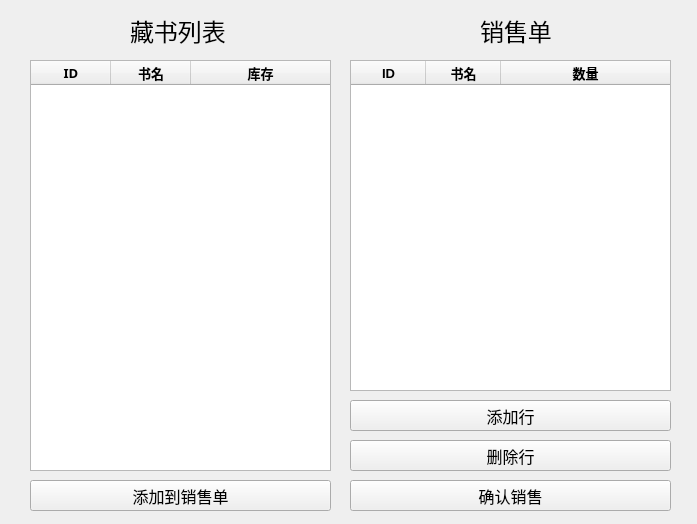
<?xml version="1.0" encoding="UTF-8"?>
<ui version="4.0">
 <class>win_xiaoshou</class>
 <widget class="QDialog" name="win_xiaoshou">
  <property name="geometry">
   <rect>
    <x>0</x>
    <y>0</y>
    <width>697</width>
    <height>524</height>
   </rect>
  </property>
  <property name="windowTitle">
   <string>销售</string>
  </property>
  <widget class="QTableWidget" name="book_table">
   <property name="geometry">
    <rect>
     <x>30</x>
     <y>60</y>
     <width>301</width>
     <height>411</height>
    </rect>
   </property>
   <property name="sizePolicy">
    <sizepolicy hsizetype="Fixed" vsizetype="Fixed">
     <horstretch>0</horstretch>
     <verstretch>0</verstretch>
    </sizepolicy>
   </property>
   <property name="autoScrollMargin">
    <number>16</number>
   </property>
   <property name="editTriggers">
    <set>QAbstractItemView::NoEditTriggers</set>
   </property>
   <attribute name="horizontalHeaderCascadingSectionResizes">
    <bool>false</bool>
   </attribute>
   <attribute name="horizontalHeaderMinimumSectionSize">
    <number>25</number>
   </attribute>
   <attribute name="horizontalHeaderDefaultSectionSize">
    <number>80</number>
   </attribute>
   <attribute name="horizontalHeaderShowSortIndicator" stdset="0">
    <bool>false</bool>
   </attribute>
   <attribute name="horizontalHeaderStretchLastSection">
    <bool>true</bool>
   </attribute>
   <attribute name="verticalHeaderHighlightSections">
    <bool>true</bool>
   </attribute>
   <attribute name="verticalHeaderStretchLastSection">
    <bool>false</bool>
   </attribute>
   <column>
    <property name="text">
     <string>ID</string>
    </property>
    <property name="font">
     <font>
      <family>微软雅黑</family>
      <pointsize>10</pointsize>
      <weight>75</weight>
      <bold>true</bold>
     </font>
    </property>
   </column>
   <column>
    <property name="text">
     <string>书名</string>
    </property>
    <property name="font">
     <font>
      <family>微软雅黑</family>
      <pointsize>10</pointsize>
      <weight>75</weight>
      <bold>true</bold>
     </font>
    </property>
   </column>
   <column>
    <property name="text">
     <string>库存</string>
    </property>
    <property name="font">
     <font>
      <family>微软雅黑</family>
      <pointsize>10</pointsize>
      <weight>75</weight>
      <bold>true</bold>
     </font>
    </property>
   </column>
  </widget>
  <widget class="QLabel" name="hint_book_table">
   <property name="geometry">
    <rect>
     <x>130</x>
     <y>0</y>
     <width>111</width>
     <height>61</height>
    </rect>
   </property>
   <property name="font">
    <font>
     <family>Microsoft YaHei</family>
     <pointsize>18</pointsize>
    </font>
   </property>
   <property name="text">
    <string>藏书列表</string>
   </property>
  </widget>
  <widget class="QPushButton" name="book_table_btn">
   <property name="geometry">
    <rect>
     <x>30</x>
     <y>480</y>
     <width>301</width>
     <height>31</height>
    </rect>
   </property>
   <property name="font">
    <font>
     <family>微软雅黑</family>
     <pointsize>12</pointsize>
    </font>
   </property>
   <property name="text">
    <string>添加到销售单</string>
   </property>
   <property name="autoDefault">
    <bool>false</bool>
   </property>
  </widget>
  <widget class="QTableWidget" name="xiaoshou_table">
   <property name="geometry">
    <rect>
     <x>350</x>
     <y>60</y>
     <width>321</width>
     <height>331</height>
    </rect>
   </property>
   <property name="rowCount">
    <number>0</number>
   </property>
   <property name="columnCount">
    <number>3</number>
   </property>
   <attribute name="horizontalHeaderDefaultSectionSize">
    <number>75</number>
   </attribute>
   <attribute name="horizontalHeaderShowSortIndicator" stdset="0">
    <bool>false</bool>
   </attribute>
   <attribute name="horizontalHeaderStretchLastSection">
    <bool>true</bool>
   </attribute>
   <column>
    <property name="text">
     <string>ID</string>
    </property>
    <property name="font">
     <font>
      <pointsize>10</pointsize>
      <weight>75</weight>
      <bold>true</bold>
     </font>
    </property>
   </column>
   <column>
    <property name="text">
     <string>书名</string>
    </property>
    <property name="font">
     <font>
      <family>微软雅黑</family>
      <pointsize>10</pointsize>
      <weight>75</weight>
      <bold>true</bold>
     </font>
    </property>
   </column>
   <column>
    <property name="text">
     <string>数量</string>
    </property>
    <property name="font">
     <font>
      <pointsize>10</pointsize>
      <weight>75</weight>
      <bold>true</bold>
     </font>
    </property>
   </column>
  </widget>
  <widget class="QPushButton" name="xiaoshou_table_addrow_btn">
   <property name="geometry">
    <rect>
     <x>350</x>
     <y>400</y>
     <width>321</width>
     <height>31</height>
    </rect>
   </property>
   <property name="font">
    <font>
     <family>微软雅黑</family>
     <pointsize>12</pointsize>
    </font>
   </property>
   <property name="text">
    <string>添加行</string>
   </property>
   <property name="autoDefault">
    <bool>false</bool>
   </property>
  </widget>
  <widget class="QPushButton" name="xiaoshou_table_removerow_btn">
   <property name="geometry">
    <rect>
     <x>350</x>
     <y>440</y>
     <width>321</width>
     <height>31</height>
    </rect>
   </property>
   <property name="font">
    <font>
     <family>微软雅黑</family>
     <pointsize>12</pointsize>
    </font>
   </property>
   <property name="text">
    <string>删除行</string>
   </property>
   <property name="autoDefault">
    <bool>false</bool>
   </property>
  </widget>
  <widget class="QPushButton" name="xiaoshou_table_xiaoshou_btn">
   <property name="geometry">
    <rect>
     <x>350</x>
     <y>480</y>
     <width>321</width>
     <height>31</height>
    </rect>
   </property>
   <property name="font">
    <font>
     <family>微软雅黑</family>
     <pointsize>12</pointsize>
    </font>
   </property>
   <property name="text">
    <string>确认销售</string>
   </property>
   <property name="autoDefault">
    <bool>false</bool>
   </property>
  </widget>
  <widget class="QLabel" name="hint_xiaoshou_table">
   <property name="geometry">
    <rect>
     <x>480</x>
     <y>0</y>
     <width>111</width>
     <height>61</height>
    </rect>
   </property>
   <property name="font">
    <font>
     <family>Microsoft YaHei</family>
     <pointsize>18</pointsize>
    </font>
   </property>
   <property name="text">
    <string>销售单</string>
   </property>
  </widget>
 </widget>
 <resources/>
 <connections/>
</ui>
